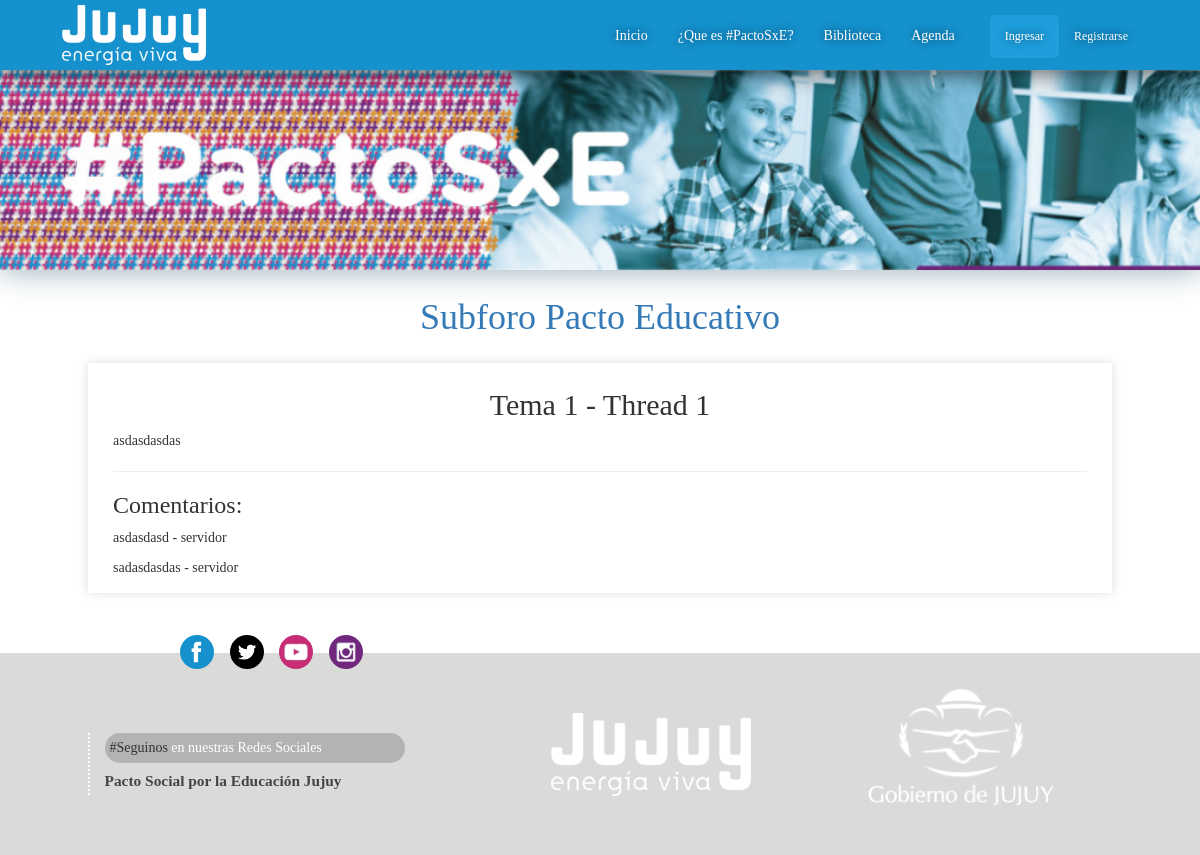
Screenshot of /foro/thread/1/ with the database file from the repository.
### foro/models.py (models this page shows, shortened)
class Thread(models.Model):
	subforo = models.ForeignKey(Subforo, on_delete=models.CASCADE)
	autor = models.ForeignKey(User, on_delete=models.CASCADE)
	fecha_creacion = models.DateField(default=datetime.date.today)
	nombre = models.CharField(max_length=50, unique=True)
	body = models.CharField(max_length=500)

class Subforo(models.Model):
	nombre = models.CharField(max_length=50, unique=True)
	descripcion = models.CharField(max_length=200)
	icono = models.FileField(upload_to='icono')
	activo = models.BooleanField(default=True)

class Post(models.Model):
	thread= models.ForeignKey(Thread, on_delete=models.CASCADE)
	autor= models.ForeignKey(User, on_delete=models.CASCADE)
	body= models.CharField(max_length=200)
	fecha_creacion= models.DateField(default=datetime.date.today)

### foro/views.py (the view, shortened to what this page needs)
# urls.py: path('thread/<int:thread_id>/', views.thread, name='thread'),
def thread(request, thread_id):
	form = PostForm()
	thread = Thread.objects.get(pk=thread_id)
	posts = Post.objects.filter(thread=thread_id)
	return render(request, 'thread.html', {'thread' : thread, 'posts' : posts, 'form' : form})

### foro/templates/thread.html (shortened to what this page needs)
{% extends 'base.html' %}
{% block content %}
<div class="ver-thread">
    <a href='/foro/subforo/{{ thread.subforo.id }}'><h1>Subforo {{ thread.subforo.nombre }}</h1></a>
    <div class="contenido">
        <h2>{{ thread.nombre }}</h2>
        <p> {{ thread.body }}</p>
        <hr>
        <h3>Comentarios:</h3>
        {% for post in posts %}
            <p>{{ post.body }} - {{ post.autor }}</p>
        {% endfor %}
    </div>
</div>
{% endblock %}

### static/css/style.css (style rules this page uses)
body { background: white; overflow-x: hidden; font-family: Archia; padding-top: 70px; }
.ver-thread h1 { text-align: center; }
.ver-thread .contenido { max-width: 1024px; margin: auto; box-shadow: 0px 0px 10px #ddd; padding: 5px 25px; margin-bottom: 40px; margin-top: 25px; }
.ver-thread .contenido h2 { text-align: center; }

### rows the page displays
Thread: subforo.nombre "Pacto Educativo", nombre "Tema 1 - Thread 1", body "asdasdasdas"
Post: body "asdasdasd", autor "servidor"
Post: body "sadasdasdas", autor "servidor"
